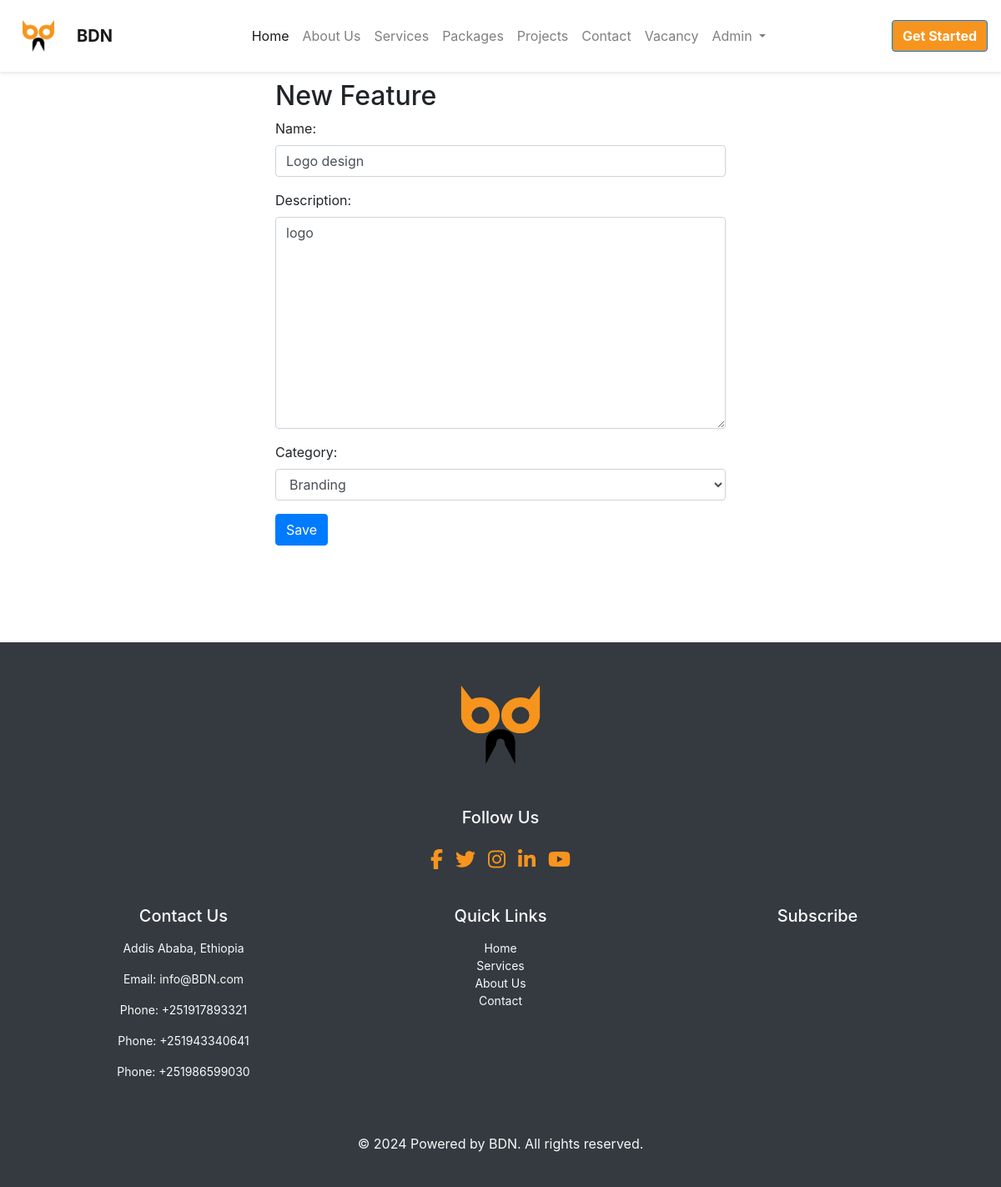
Page /package/feature/1/edit (signed in) on the committed database.
### package/models.py (models this page shows, shortened)
class Feature(models.Model):
    name = models.CharField(max_length=200)
    description = models.TextField(max_length=1000)
    price = models.FloatField(default=0)
    category=models.ForeignKey(Category, on_delete=models.SET_NULL, null=True, blank=True)

class Category(models.Model):
    name=models.CharField(max_length=200)
    image=models.FileField(upload_to='images/icons' , validators=[FileExtensionValidator(['svg'])])
    description = models.TextField(max_length=1000, null=True,blank=True)
    def __str__(self):
        return str(self.name)

### package/views.py (the view)
# urls.py: path('feature/<int:pk>/edit', views.FeatureUpdateView.as_view(),name='feature_edit'),
class FeatureUpdateView(LoginRequiredMixin, UpdateView):
    login_url = '/accounts/login/'
    redirect_field_name = 'package/feature_list.html'
    form_class = FeatureForm
    model = Feature
    @method_decorator(user_passes_test(lambda u: u.is_superuser))
    def dispatch(self, *args, **kwargs):
        return super().dispatch(*args, **kwargs)

### package/forms.py
class FeatureForm(forms.ModelForm):
    class Meta():
        model = Feature
        fields = ['name', 'description','category']
        widgets = {
            'name': forms.TextInput(attrs={'class': 'form-control', 'placeholder': 'name'}),
            'description': forms.Textarea(attrs={'class': 'form-control', 'placeholder': 'description'}),
            'category':forms.Select(attrs={'class': 'form-control',})
        }

### package/templates/package/feature_form.html (shortened to what this page needs)
{% extends 'base.html' %}
{% block content %}
<div class="container mt-5 pt-5" style="padding-top:100px;padding-bottom:100px;">
        <div class="row justify-content-center">
            <div class="col-md-6">
                <h2 id="form-title">New Feature</h2>
                <form id="login-form" enctype="multipart/form-data" method="POST">
                    <div class="mb-3">
                         {{form.as_p}}
                         <button type="submit" class="btn btn-primary save btn btn-default loader">Save</button>
                    </div>
                </form>
            </div>
        </div>
    </div>
{% endblock %}

### static/bdnpage/css/styles.css (style rules this page uses)
html { scroll-behavior: smooth; }
body { font-family: "Roboto", sans-serif; }
.btn-primary { background: #ff8c00; border: none; padding: 12px 25px; border-radius: 5px; font-weight: 600; transition: all 0.3s ease; }

### rows in the picture
Feature: name "Logo design", description "logo", category "Branding"
